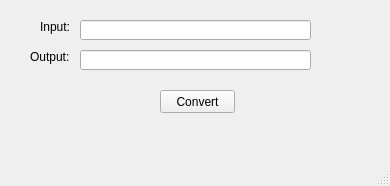
<?xml version="1.0" encoding="UTF-8"?>
<ui version="4.0">
 <class>MainWindow</class>
 <widget class="QMainWindow" name="MainWindow">
  <property name="geometry">
   <rect>
    <x>0</x>
    <y>0</y>
    <width>390</width>
    <height>186</height>
   </rect>
  </property>
  <property name="windowTitle">
   <string>MainWindow</string>
  </property>
  <widget class="QWidget" name="centralwidget">
   <widget class="QLineEdit" name="lineEditInput">
    <property name="geometry">
     <rect>
      <x>80</x>
      <y>20</y>
      <width>231</width>
      <height>20</height>
     </rect>
    </property>
   </widget>
   <widget class="QLineEdit" name="lineEditOutput">
    <property name="geometry">
     <rect>
      <x>80</x>
      <y>50</y>
      <width>231</width>
      <height>20</height>
     </rect>
    </property>
   </widget>
   <widget class="QLabel" name="labelInput">
    <property name="geometry">
     <rect>
      <x>40</x>
      <y>20</y>
      <width>47</width>
      <height>14</height>
     </rect>
    </property>
    <property name="text">
     <string>Input:</string>
    </property>
   </widget>
   <widget class="QLabel" name="labelOutput">
    <property name="geometry">
     <rect>
      <x>30</x>
      <y>50</y>
      <width>47</width>
      <height>14</height>
     </rect>
    </property>
    <property name="text">
     <string>Output:</string>
    </property>
   </widget>
   <widget class="QPushButton" name="pushButtonConvert">
    <property name="geometry">
     <rect>
      <x>160</x>
      <y>90</y>
      <width>75</width>
      <height>23</height>
     </rect>
    </property>
    <property name="text">
     <string>Convert</string>
    </property>
   </widget>
  </widget>
  <widget class="QMenuBar" name="menubar">
   <property name="geometry">
    <rect>
     <x>0</x>
     <y>0</y>
     <width>390</width>
     <height>22</height>
    </rect>
   </property>
  </widget>
  <widget class="QStatusBar" name="statusbar"/>
 </widget>
 <resources/>
 <connections/>
</ui>
